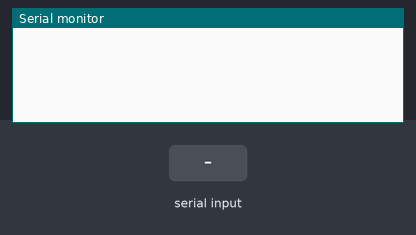
This sketch was run on a simulated Arduino Zero (SAMD21). Parts: the last lines printed to the serial monitor. Inputs (shaded band) come from the test bench.

Above: at 1.2 s.
1.3 s: "#\n" received over Serial
At 2.2 s:
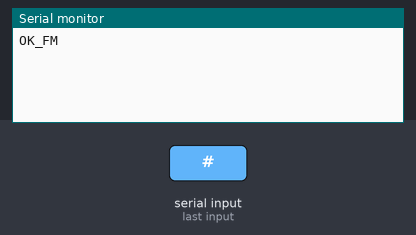
2.8 s: "E:\n" received over Serial
At 3.4 s:
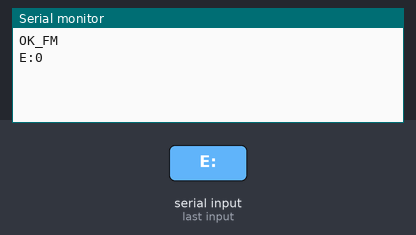
4.3 s: "L:\n" received over Serial
At 5.5 s:
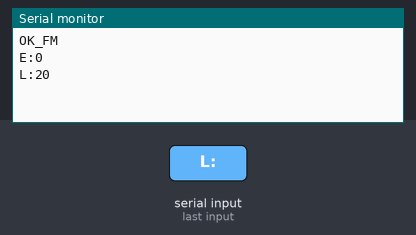
5.8 s: "V\n" received over Serial
At 6.8 s:
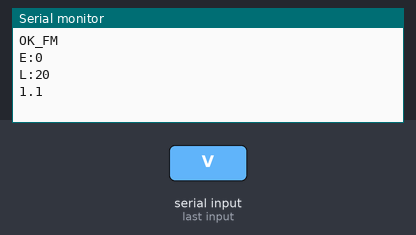
7.3 s: "1\n" received over Serial
At 7.9 s:
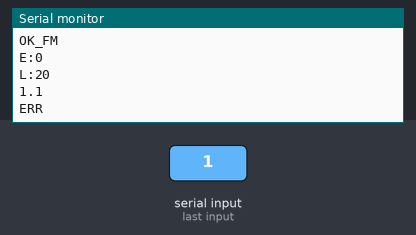

Measured:
- after the input at 1.3 s, the serial monitor: prints a new line at once (image 1)
- after the input at 2.8 s, the serial monitor: prints a new line at once (image 2)
- after the input at 4.3 s, the serial monitor: prints a new line at once (image 3)
- after the input at 5.8 s, the serial monitor: prints a new line at once (image 4)
- after the input at 7.3 s, the serial monitor: prints a new line at once (image 5)

The sketch:

flatmaster_simulator.ino
```cpp
// (licence header left out)
#ifdef ARDUINO_SAM_DUE
#define Serial SerialUSB
#endif

bool power = false;
int intensity = 20;

void setup() {
  Serial.begin(9600);
  Serial.setTimeout(1000);
  while (!Serial)
    ;
}

void loop() {
  String command = Serial.readStringUntil('\n');
  if (command.equals("#")) {
    Serial.println("OK_FM");
  } else if (command.startsWith("E:")) {
    power = command.charAt(2) == '1';
    if (power)
      Serial.println("E:1");
    else
      Serial.println("E:0");
  } else if (command.startsWith("L:")) {
    intensity = command.substring(2).toInt();
    if (intensity > 220) intensity = 220;
    if (intensity < 20) intensity = 20;
    Serial.print("L:");
    Serial.println(intensity);
  } else if (command.equals("V")) {
    Serial.println("1.1");
  } else if (command.length() > 0) {
    Serial.println("ERR");
  }
}
```
